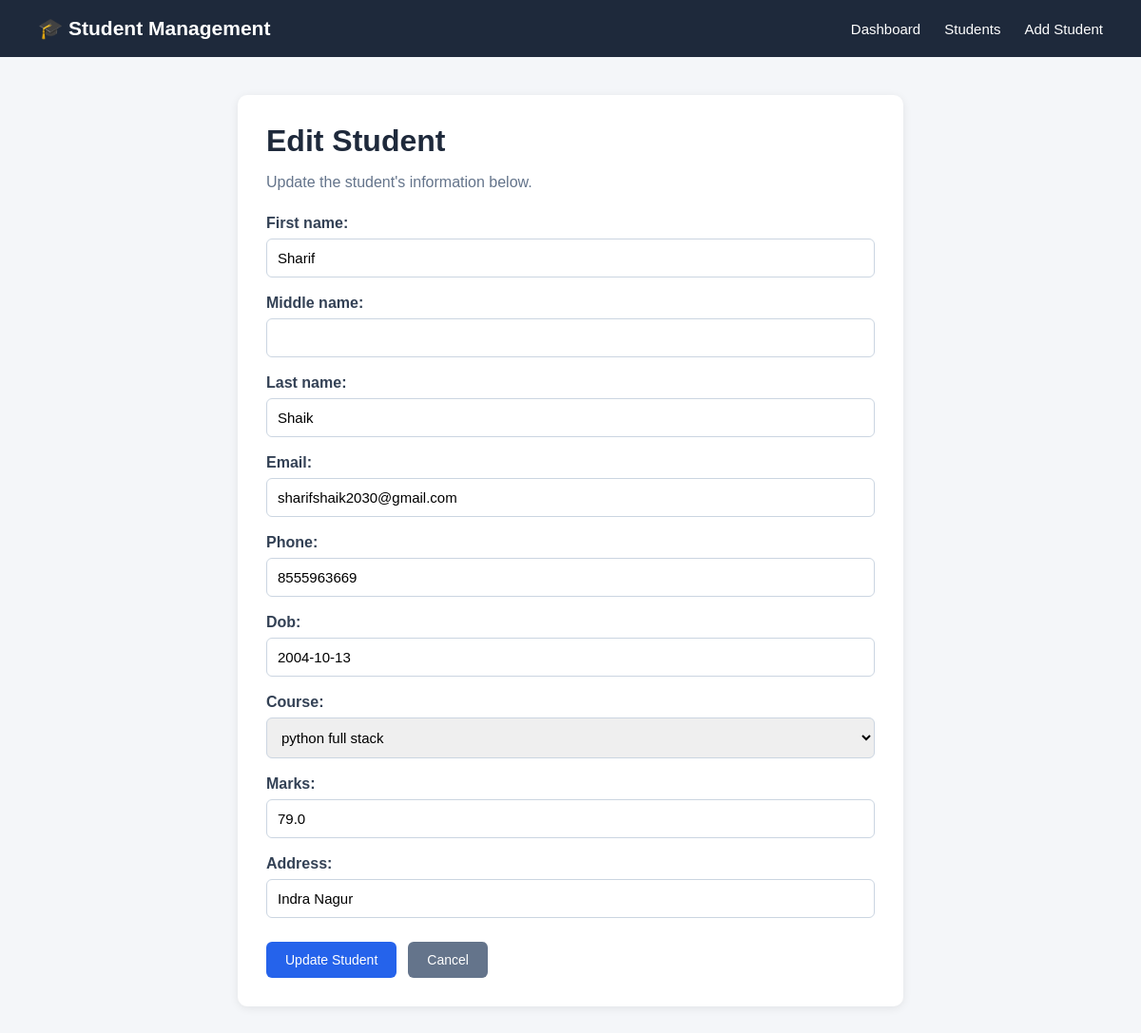
Page /edit/2 (signed in) on the committed database.
### home/models.py (models this page shows, shortened)
class student_data(models.Model):
    first_name=models.CharField(max_length=32)
    middle_name=models.CharField(max_length=32, blank=True)
    last_name=models.CharField(max_length=32)
    email=models.EmailField()
    phone=models.PositiveBigIntegerField()
    dob=models.DateField()
    course=models.ForeignKey(course,on_delete=models.SET_NULL, null=True)
    marks=models.FloatField()
    address=models.CharField(max_length=100)

### home/views.py (the view)
# urls.py: path('edit/<int:id>',views.edit,name='edit'),
@login_required
def edit(request, id):
    student = student_data.objects.get(id=id)
    form = details(instance=student)
    if request.method == 'POST':
        form = details(request.POST, instance=student)
        if form.is_valid():
            form.save()
            return redirect('student_details', id=id)
    return render(request, 'edit.html', {'form': form})

### home/forms.py
class details(forms.ModelForm):
    class Meta():
        model=student_data
        fields='__all__'

### home/models.py (called while the page is built)
    def __str__(self):
        return self.name

### home/templates/edit.html (shortened to what this page needs)
<!DOCTYPE html>
<html lang="en">
<head>
</head>
<body>
    <nav>
        <h2>🎓 Student Management</h2>
        <div>
            <a href="{% url 'dashboard' %}">
                Dashboard
            </a>
            <a href="{% url 'dashboard' %}">
                Students
            </a>
            <a href="{% url 'add_student' %}">
                Add Student
            </a>
        </div>
    </nav>
    <div class="container">
        <div class="form-box">
            <h1>Edit Student</h1>
            <p class="description">
                Update the student's information below.
            </p>
            <form method="POST">
                {{ form.as_p }}
                <div class="buttons">
                    <button type="submit" class="update-btn">
                        Update Student
                    </button>
                    <a href="{% url 'dashboard' %}" class="cancel-btn">
                        Cancel
                    </a>
                </div>
            </form>
        </div>
    </div>
</body>
</html>

### home/templates/edit.html (style rules this page uses)
* { box-sizing: border-box; font-family: Arial, sans-serif; }
body { margin: 0; background-color: #f4f6f9; color: #333; }
nav { background-color: #1e293b; color: white; padding: 18px 40px; display: flex; justify-content: space-between; align-items: center; }
nav h2 { margin: 0; font-size: 21px; }
nav div { display: flex; align-items: center; gap: 25px; }
nav a { color: white; text-decoration: none; font-size: 15px; }
.container { width: 90%; max-width: 700px; margin: 40px auto; }
.form-box { background-color: white; padding: 30px; border-radius: 10px; box-shadow: 0 2px 10px rgba(0, 0, 0, 0.08); }
.form-box h1 { margin: 0 0 8px 0; color: #1e293b; }
.description { color: #64748b; margin-bottom: 25px; }
form p { margin-bottom: 18px; }
form label { display: block; margin-bottom: 7px; font-weight: bold; color: #334155; }
form input, form select, form textarea { width: 100%; padding: 11px; border: 1px solid #cbd5e1; border-radius: 6px; font-size: 15px; }
.buttons { margin-top: 25px; display: flex; gap: 12px; }
.update-btn { background-color: #2563eb; color: white; border: none; padding: 11px 20px; border-radius: 6px; cursor: pointer; font-size: 14px; }
.cancel-btn { background-color: #64748b; color: white; padding: 11px 20px; border-radius: 6px; text-decoration: none; font-size: 14px; }

### rows in the picture
student_data: first_name "Sharif", last_name "Shaik", email "sharifshaik2030@gmail.com", phone "8555963669", dob "2004-10-13", course "python full stack", marks "79.0", address "Indra Nagur"
